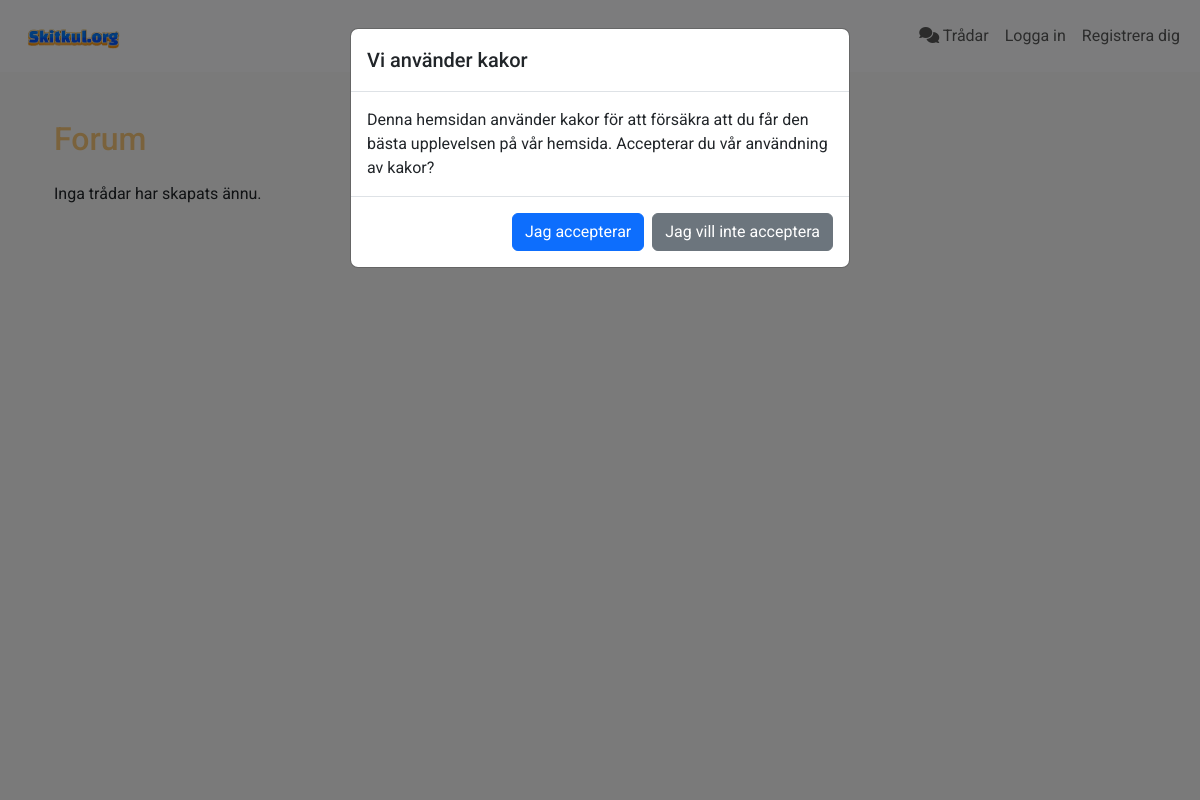
/forum, run on an earlier commit of the app's database.
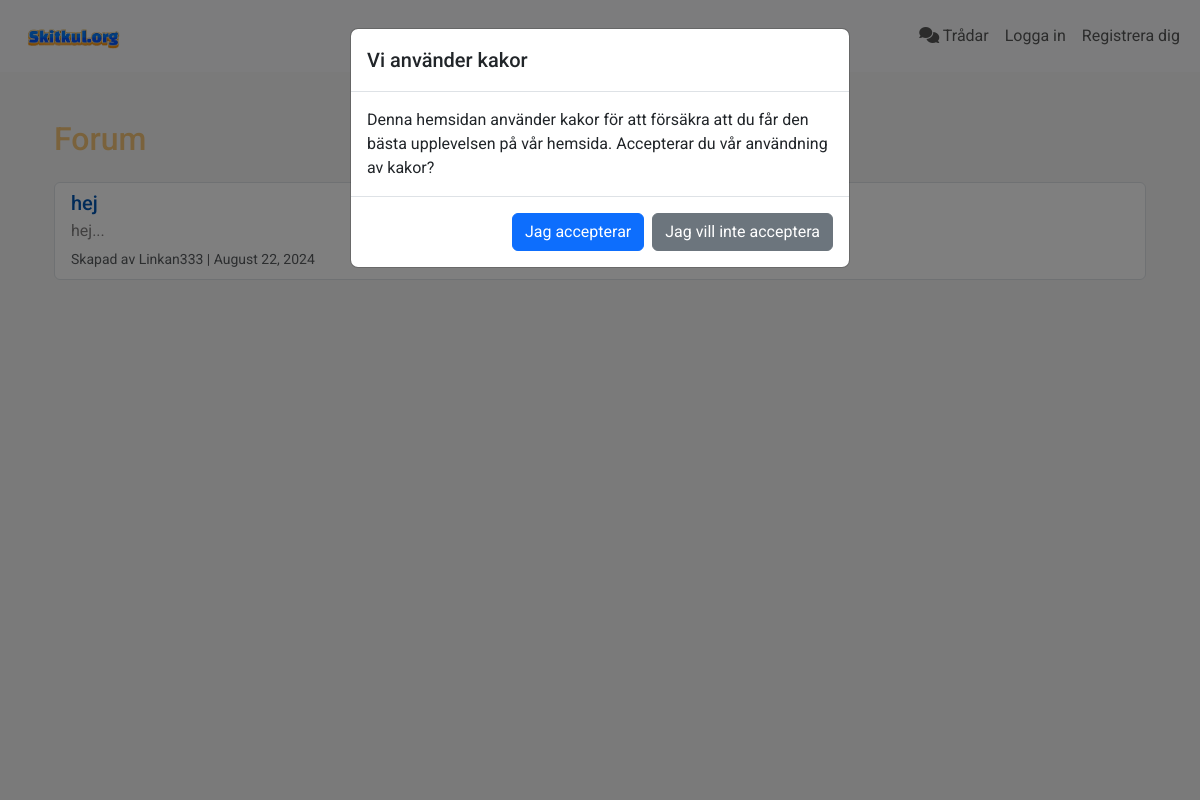
And on a later commit of the database.
### app.py (models this page shows, shortened)
class Thread(db.Model):
    id = db.Column(db.Integer, primary_key=True)
    title = db.Column(db.String(150), nullable=False)
    content = db.Column(db.Text, nullable=False)
    author_id = db.Column(db.Integer, db.ForeignKey('user.id'), nullable=False)
    timestamp = db.Column(db.DateTime, default=datetime.utcnow)
    replies = db.relationship('Reply', backref='thread', lazy=True, cascade='all, delete-orphan')

class User(db.Model, UserMixin):
    id = db.Column(db.Integer, primary_key=True)
    username = db.Column(db.String(150), nullable=False, unique=True)
    email = db.Column(db.String(150), nullable=False, unique=True)
    password = db.Column(db.String(150), nullable=False)
    profile_picture = db.Column(db.String(150), nullable=True)
    join_date = db.Column(db.DateTime, nullable=False, default=datetime.utcnow)
    is_active = db.Column(db.Boolean, default=False)
    threads = db.relationship('Thread', backref='author', lazy=True)
    is_admin = db.Column(db.Boolean, default=False)
    notifications = db.relationship('Notification', back_populates='user', lazy='dynamic')

### app.py (the view)
@app.route('/forum')
def forum():
    threads = Thread.query.order_by(Thread.timestamp.desc()).all()
    return render_template('forum.html', threads=threads)

### templates/forum.html
{% extends "layout.html" %}
{% block content %}
<div class="container mt-5">
    <h2 class="mb-4" style="color: rgba(243, 156, 18, 0.55);">Forum</h2>
    <div class="list-group">
        {% for thread in threads %}
            <a href="{{ url_for('view_thread', thread_id=thread.id) }}" class="list-group-item list-group-item-action border rounded" style="border-color: black;">
                <h5 class="mb-1" style="color: #0056b3;">{{ thread.title }}</h5>
                <p class="mb-1" style="color: #807e7e;">{{ thread.content[:100] }}...</p>
                <small class="text-muted">Skapad av {{ thread.author.username }} | {{ thread.timestamp.strftime('%B %d, %Y') }}</small>
            </a>
        {% else %}
            <p>Inga trådar har skapats ännu.</p>
        {% endfor %}
    </div>
</div>
{% endblock %}

### templates/layout.html (shortened to what this page needs)
<!DOCTYPE html>
<html lang="en">
<head>
    <link href="https://cdn.jsdelivr.net/npm/bootstrap@5.3.3/dist/css/bootstrap.min.css" rel="stylesheet">
    <link rel="stylesheet" href="https://cdnjs.cloudflare.com/ajax/libs/font-awesome/6.6.0/css/all.min.css" />
    <link rel="stylesheet" href="{{ url_for('static', filename='css/styles.css') }}">
</head>
<body>
<nav class="navbar navbar-expand-lg navbar-light bg-light">
    <div class="container-fluid">
        <a class="navbar-brand" href="/">
            <img src="/static/media/logga.png" alt="Skitkul.org" width="120">
        </a>
        <div class="collapse navbar-collapse justify-content-end" id="navbarNav">
            <ul class="navbar-nav">
                <li class="nav-item">
                    <a class="nav-link" href="/forum"><i class="fas fa-comments"></i> Trådar</a>
                </li>
                {% if current_user.is_authenticated %}
                    <li class="nav-item">
                        <a class="nav-link" href="/threads/new"><i class="fas fa-plus"></i> Skapa Tråd</a>
                    </li>
                    <li class="nav-item">
                        <a class="nav-link" href="/logout"><i class="fa-solid fa-arrow-right-from-bracket"></i> Logga ut</a>
                    </li>
                {% else %}
                    <li class="nav-item">
                        <a class="nav-link" href="/login">Logga in</a>
                    </li>
                    <li class="nav-item">
                        <a class="nav-link" href="/register">Registrera dig</a>
                    </li>
                {% endif %}
            </ul>
        </div>
    </div>
</nav>
<div class="modal fade" id="cookieConsentModal" tabindex="-1" aria-labelledby="cookieConsentModalLabel" aria-hidden="true">
    <div class="modal-dialog">
        <div class="modal-content">
            <div class="modal-header">
                <h5 class="modal-title" id="cookieConsentModalLabel">Vi använder kakor</h5>
            </div>
            <div class="modal-body">
                Denna hemsidan använder kakor för att försäkra att du får den bästa upplevelsen på vår hemsida. Accepterar du vår användning av kakor?
            </div>
            <div class="modal-footer">
                <button type="button" class="btn btn-primary" id="acceptCookies">Jag accepterar</button>
                <button type="button" class="btn btn-secondary" id="declineCookies">Jag vill inte acceptera</button>
            </div>
        </div>
    </div>
</div>
    <div class="container">
        {% block content %}{% endblock %}
    </div>
    </body>
</html>

### static/styles.css (style rules this page uses)
body { font-family: 'Roboto', sans-serif; background: whitesmoke; }
.navbar-brand img { max-height: 50px; }

What changed in the data, as far as the page shows it:
added Thread: title "hej", content "hej", author.username "Linkan333", timestamp "August 22, 2024"
Also different on the page:
text no longer shown: "Inga trådar har skapats ännu."
